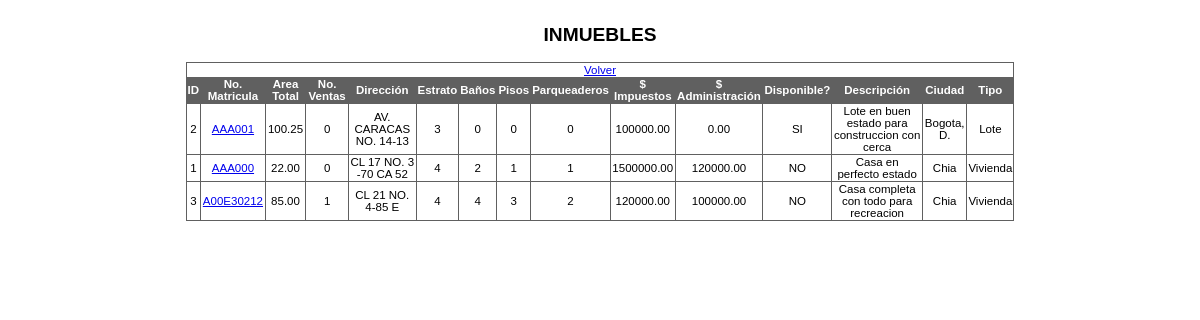
Page /views/inmuebles.php (signed in) on the committed database.
### tables this page shows
CREATE TABLE IF NOT EXISTS `inmueble` (
  `inm_num` int(11) NOT NULL AUTO_INCREMENT,
  `inm_num_mat` varchar(25) NOT NULL,
  `inm_mts_tot` decimal(7,2) NOT NULL,
  `inm_dir` varchar(45) NOT NULL,
  `inm_est` int(11) NOT NULL,
  `inm_num_ban` int(10) unsigned NOT NULL DEFAULT '0',
  `inm_num_pisos` int(10) unsigned NOT NULL DEFAULT '0',
  `inm_num_parq` int(2) unsigned NOT NULL DEFAULT '0',
  `inm_val_imp` decimal(10,2) NOT NULL,
  `inm_val_adm` decimal(10,2) NOT NULL,
  `inm_dis` tinyint(1) unsigned NOT NULL DEFAULT '1',
  `inm_num_ven` int(10) unsigned NOT NULL DEFAULT '0',
  `inm_dat_adi` varchar(255) NOT NULL,
  `fk_id_tip_inm` int(10) unsigned NOT NULL,
  `fk_ciu_num` int(10) unsigned NOT NULL,
  PRIMARY KEY (`inm_num`),
  KEY `inm_num_mat_UNIQUE` (`inm_num_mat`),
  KEY `fk_inmueble_ciudad1` (`fk_ciu_num`),
  KEY `fk_inmueble_tipo_inmueble1` (`fk_id_tip_inm`)
);

CREATE TABLE IF NOT EXISTS `ciudad` (
  `ciu_num` int(10) unsigned NOT NULL,
  `ciu_nom` varchar(25) NOT NULL,
  `fk_dep_num` int(10) unsigned NOT NULL,
  PRIMARY KEY (`ciu_num`),
  KEY `fk_ciudad_departamento1` (`fk_dep_num`)
);

CREATE TABLE IF NOT EXISTS `tipo_inmueble` (
  `id_tip_inm` int(10) unsigned NOT NULL AUTO_INCREMENT,
  `nom_tip_inm` varchar(15) NOT NULL,
  `desc_tip_inm` varchar(45) NOT NULL,
  PRIMARY KEY (`id_tip_inm`),
  UNIQUE KEY `id_tipo_inm_UNIQUE` (`id_tip_inm`)
);

### src/views/inmuebles.php (called while the page is built, shortened)
<?php
    $vista = Vista::getInstance();
    $vista->ejecutarMostrarInmuebles();
?>

### src/modelo/Dbase.php (called while the page is built, shortened)
<?php
class DBase
{
    private $link;
    private $server;
    private $dbname;
    private $username;
    private $password;
    private function __construct()
    {
        $this->server   = 'localhost:3306';
        $this->dbname   = 'xth_8767702_inmosys_db';
        $this->username = 'admin';
        $this->password = '1234';
        $this->link = null;
    }
    public function connectTo()
    {
	$this->link = mysql_connect($this->server, $this->username, $this->password);
        if($this->link==false)
            return false;
        else
        {
            if(!mysql_select_db($this->dbname, $this->link))
                return false;
            else
                return true;
        }
    }
    public function executeQry ($qry, &$num)
    {
        $result = mysql_query($qry, $this->link);
        return $result;
    }
}
?>

### src/ctrl/Control.php (called while the page is built, shortened)
<?php
    include_once("../modelo/Dbase.php");
class Control
{
    private $bdatos ;
    static private $instance;
    private function  __construct()
    {
        $this->bdatos = DBase::getInstance();
    }
    static public function getInstance()
    {
        if(self::$instance==NULL)
        {
            self::$instance = new Control();
        }
        return self::$instance;
    }
    public function srvObtenerVistaInmuebles(&$datos,&$num)
    {
        $numrows=-1;
        $qry= "SELECT inmueble.inm_num,inmueble.inm_num_mat,inmueble.inm_num_ven, inmueble.inm_mts_tot,inmueble.inm_dir, inmueble.inm_est, inmueble.inm_num_ban,".
              "inmueble.inm_num_pisos,inmueble.inm_num_parq,inmueble.inm_val_imp, inmueble.inm_val_adm,inmueble.inm_dis, inmueble.inm_dat_adi,".
              "ciudad.ciu_nom, tipo_inmueble.nom_tip_inm ".
              "FROM inmueble INNER JOIN ciudad INNER JOIN tipo_inmueble ".
	      "WHERE inmueble.fk_ciu_num = ciudad.ciu_num AND inmueble.fk_id_tip_inm = tipo_inmueble.id_tip_inm ".
              "ORDER BY fk_ciu_num;";
        $this->bdatos->connectTo();
        $link= $this->bdatos->executeQry($qry, $numrows);
        if($numrows>=1)
        {
            return CodRes::EXITO;
        }
        else
        {
            $this->bdatos->close();
            return CodRes::SIN_REGISTROS;
        }
    }
}
?>

### src/Vista/HtmlGenerator.php (the view, shortened to what this page needs)
<?php
class HtmlGenerator
{
    public function imprimirDoctype()
    {
        print "<!DOCTYPE html PUBLIC \"-//W3C//DTD XHTML 1.0 Transitional//EN\" \"http://www.w3.org/TR/xhtml1/DTD/xhtml1-transitional.dtd\">".
                "<html xmlns=\"http://www.w3.org/1999/xhtml\">";
    }
    public function imprimirLinkCss($linkCss)
    {
        print "<link rel=\"stylesheet\" type=\"text/css\" href=\"".$linkCss."\" />";
    }
    public function imprimirVistaInmuebles($datos, $num)
    {
        $this->imprimirDoctype();
        print "<head>";
        $this->imprimirLinkCss("../CSS/dhtmlgoodies_calendar.css");
        print "</head><body>";
        print "<form name='vista_inmuebles' method='POST' action='../Vista/form_processor.php'><table>"."<div align='center' ><div align='center' id='menu'>".
                "<table align='center' id='menu'>".
            "  <caption> <h2>".
            "    INMUEBLES".
            "  </h2></caption>".
                "<thead>".
                "<tr><td colspan ='15'><a href='javascript:window.history.back()'>Volver</a></td></tr>".
                "<th>ID</th>".
                "<th>No. Matricula</th>".
                "<th>Area Total</th>".
                "<th>No. Ventas</th>".
                "<th>Dirección</th>".
                "<th>Estrato</th>".
                "<th>Baños</th>".
                "<th>Pisos</th>".
                "<th>Parqueaderos</th>".
                "<th>$ Impuestos</th>".
                "<th>$ Administración</th>".
                "<th>Disponible?</th>".
                "<th>Descripción</th>".
                "<th>Ciudad</th>".
                "<th>Tipo</th>".
                "</thead><tbody>";
        for($i=0;$i<$num;$i++)
        {
            $inmueble = explode(";", $datos[$i]);
            print "<tr>";
            for($j=0;$j<  sizeof($inmueble);$j++)
            {
                if($j==11)
                    print "<td>".($inmueble[$j]==0?"NO":"SI")."</td>";
                else if($j==1)
                    print "<td><a href='javascript:abrirInmueble(".$inmueble[0].")'>".$inmueble[$j]."</a></td>";
                else
                    print "<td>".$inmueble[$j]."</td>";
            }
            print "</tr>";
        }
        print "</tbody></table></table>".
            "<table class='hidden_items'> ".
            "<tr>".
            "	<td>    ".
            "        <td colspan='2'><input  type='text' id='form_type' name='form_type' value='vista_inmuebles'></td>".
            "        <td colspan='2'><input  type='text' id='id_inmueble' name='id_inmueble' value=''></td>".
            "        <td colspan='2'><input  class='but' type='submit' id='send_form' value='Submit'></td>".
            "    </td>".
            "</tr>".
            "</table>".
        "</div></div>".
            "</body></form></html>";
    }
}
?>

### src/CSS/tablas.css (style rules this page uses)
#menu { font-family:"Trebuchet MS", Arial, Helvetica, sans-serif; width:70%; border-collapse:collapse; font-size: 0.8em; }
#menu td, #menu th { font-size:0.9em; border:1px solid #606060; padding:1px 1px 1px 1px; text-align:center; }
#menu th { font-size:0.9em; text-align:center; padding-top:0.5px; padding-bottom:0.5px; background-color:#606060; color:#ffffff; }

### rows in the picture
inmueble: inm_num "2", inm_num_mat "AAA001", inm_mts_tot "100.25", inm_dir "AV. CARACAS NO. 14-13", inm_est "3", inm_num_ban "0", inm_num_pisos "0", inm_num_parq "0", inm_val_imp "100000.00", inm_val_adm "0.00", inm_dat_adi "Lote en buen estado para construccion con cerca"
ciudad: ciu_nom "Bogota, D."
tipo_inmueble: nom_tip_inm "Lote"
inmueble: inm_num "1", inm_num_mat "AAA000", inm_mts_tot "22.00", inm_dir "CL 17 NO. 3 -70 CA 52", inm_est "4", inm_num_ban "2", inm_num_pisos "1", inm_num_parq "1", inm_val_imp "1500000.00", inm_val_adm "120000.00", inm_dat_adi "Casa en perfecto estado"
ciudad: ciu_nom "Chia"
tipo_inmueble: nom_tip_inm "Vivienda"
inmueble: inm_num "3", inm_num_mat "A00E30212", inm_mts_tot "85.00", inm_num_ven "1", inm_dir "CL 21 NO. 4-85 E", inm_est "4", inm_num_ban "4", inm_num_pisos "3", inm_num_parq "2", inm_val_imp "120000.00", inm_val_adm "100000.00", inm_dat_adi "Casa completa con todo para recreacion"

### other values in the picture
$inmueble[$j] "0"
